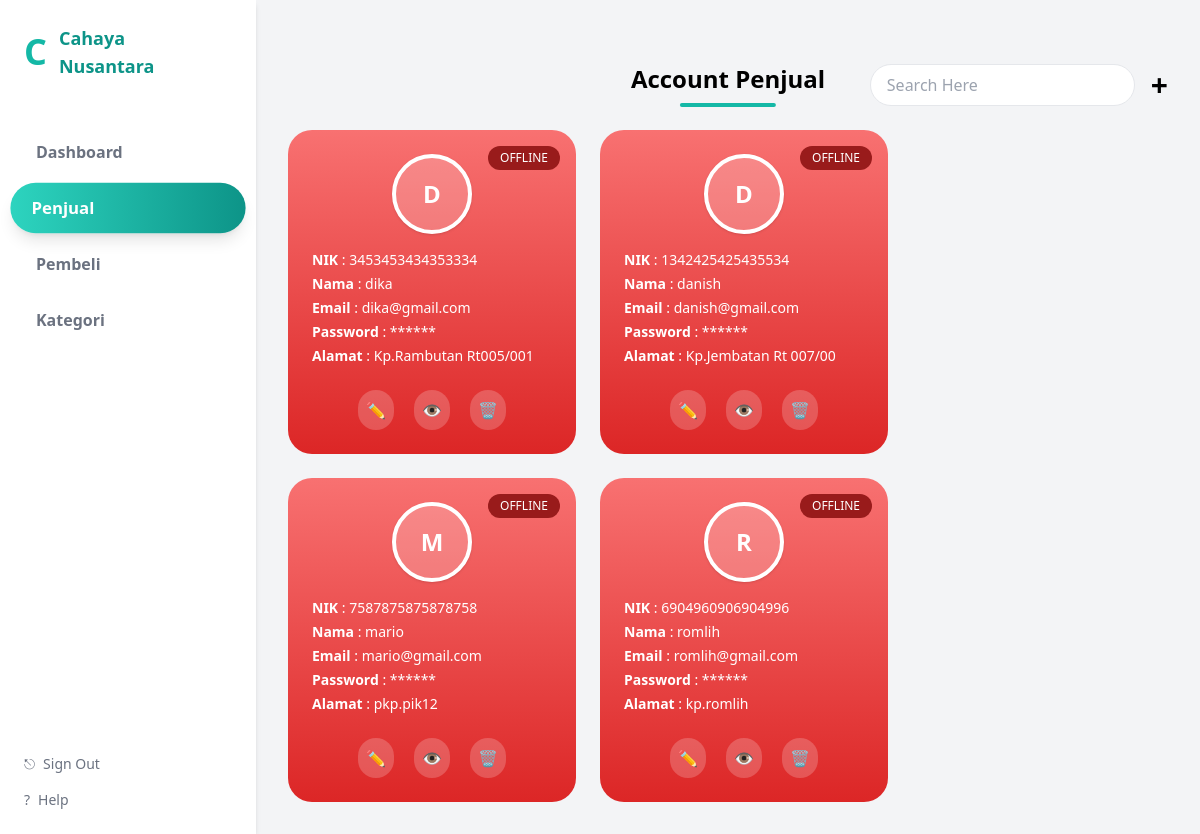
Page /super_admin/admin.php on the earlier database version.
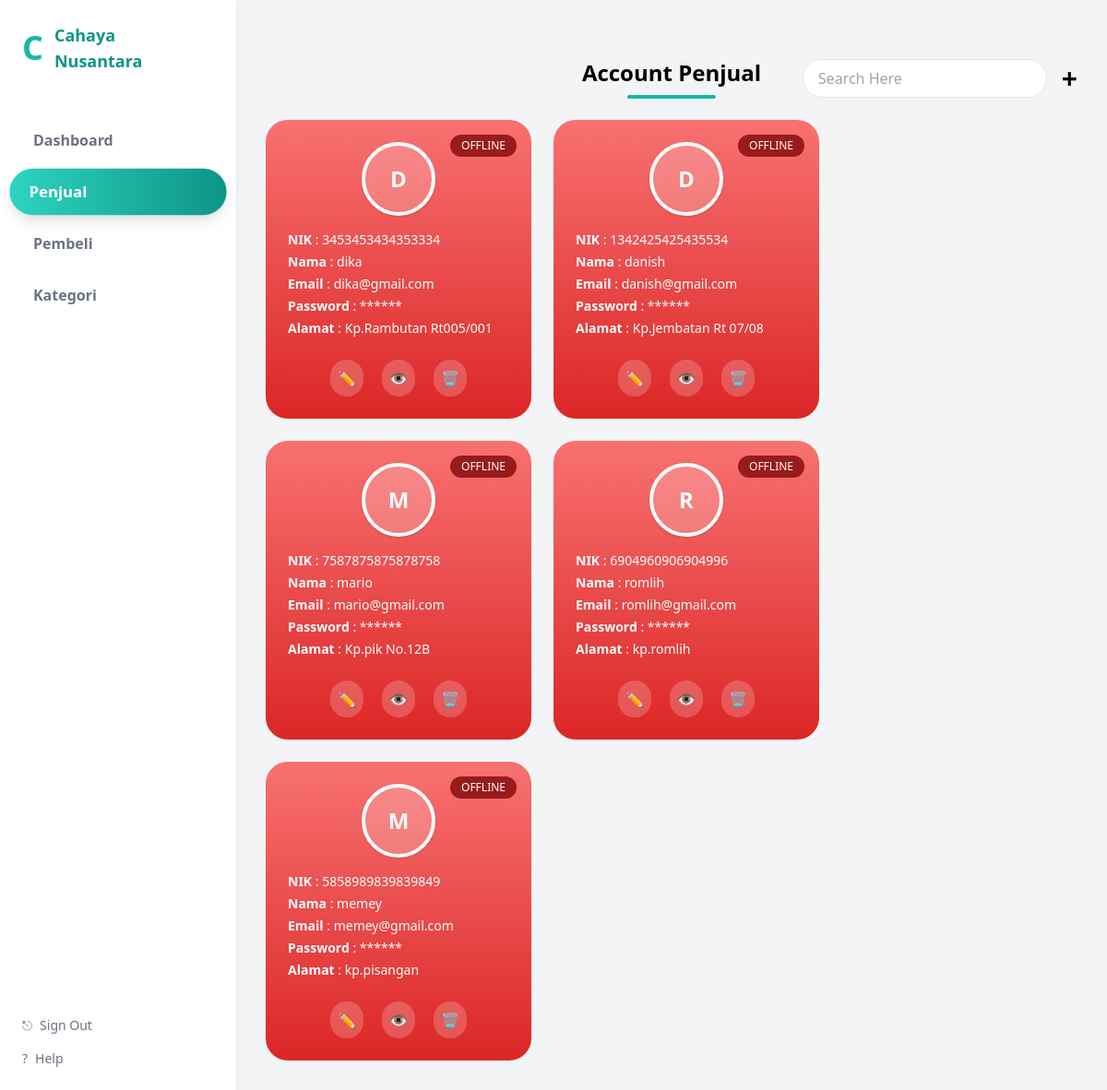
Same page on the later database version.
### tables this page shows
CREATE TABLE `users` (
  `id` int NOT NULL,
  `role_id` int NOT NULL,
  `nik` char(16) NOT NULL,
  `nama` varchar(100) NOT NULL,
  `email` varchar(100) NOT NULL,
  `password` varchar(255) NOT NULL,
  `created_at` timestamp NOT NULL DEFAULT CURRENT_TIMESTAMP,
  `alamat` text,
  `foto` varchar(255) DEFAULT NULL,
  `reset_token` varchar(255) DEFAULT NULL,
  `reset_expired` datetime DEFAULT NULL,
  `status_login` enum('online','offline') DEFAULT 'offline',
  `is_active` tinyint(1) DEFAULT '1'
);

### super_admin/admin.php (the view, shortened to what this page needs)
<?php
include '../config/koneksi.php';
$query = mysqli_query($conn, "
    SELECT *
    FROM users
    WHERE role_id = 2
");
?>
<!DOCTYPE html>
<html lang="id">
<head>
    <script src="https://cdn.tailwindcss.com"></script>
</head>
<body class="bg-gray-100 font-sans">
    <div class="flex min-h-screen">
        <?php include '../layouts/sidebar.php'; ?>
        <main class="flex-1 p-8">
            <div class="relative flex items-center mb-6">
                <h1 class="absolute left-1/2 -translate-x-1/2 text-2xl font-semibold">
                    Account Penjual
                    <span class="block w-24 h-1 bg-teal-500 mx-auto mt-2 rounded-full"></span>
                </h1>
                <div class="ml-auto flex items-center gap-4">
                    <input
                        id="searchPenjual"
                        type="text"
                        placeholder="Search Here"
                        class="px-4 py-2 rounded-full border focus:outline-none">
                    <a href="tambah_penjual.php" class="text-3xl font-bold">+</a>
                </div>
            </div>
            <div class="flex gap-6 flex-wrap">
                <?php while ($row = mysqli_fetch_assoc($query)) : ?>
                    <?php
                    $path_server = $_SERVER['DOCUMENT_ROOT'] . '/' . $row['foto'];
                    $path_url    = '/' . $row['foto'];
                    $ada_foto    = !empty($row['foto']) && file_exists($path_server);
                    ?>
                    <?php
                    $bgCard = ($row['status_login'] === 'online')
                        ? 'bg-gradient-to-b from-green-400 to-green-600'
                        : 'bg-gradient-to-b from-red-400 to-red-600';
                    ?>
                    <div id="penjual-<?= $row['id'] ?>"
                        class="penjual-card relative w-72 rounded-3xl p-6 text-white <?= $bgCard ?>">
                        <span id="status-<?= $row['id'] ?>"
                            class="absolute top-4 right-4 text-xs px-3 py-1 rounded-full
                            <?= $row['status_login'] === 'online' ? 'bg-green-800' : 'bg-red-800' ?>">
                            <?= strtoupper($row['status_login']) ?>
                        </span>
                        <div class="flex justify-center mb-4">
                            <div class="w-20 h-20 rounded-full border-4 border-white shadow
                                    flex items-center justify-center bg-white/20 overflow-hidden">
                            <?php if ($ada_foto): ?>
                                <img src="<?= $path_url ?>" class="w-full h-full object-cover">
                            <?php else: ?>
                                <?php
                                    $nama = trim($row['nama']);
                                    $inisial = strtoupper(substr($nama, 0, 1));
                                ?>
                                <span class="text-2xl font-bold text-white">
                                    <?= $inisial ?>
                                </span>
                            <?php endif; ?>
                            </div>
                        </div>
                        <div class="text-sm space-y-1">
                            <p><b>NIK</b> : <?= $row['nik'] ?></p>
                            <p><b>Nama</b> : <?= $row['nama'] ?></p>
                            <p><b>Email</b> : <?= $row['email'] ?></p>
                            <p><b>Password</b> : ******</p>
                            <p><b>Alamat</b> : <?= $row['alamat'] ?: '-' ?></p>
                        </div>
                        <div class="flex justify-center gap-5 mt-6">
                            <a href="edit_penjual.php?id=<?= $row['id'] ?>"
                                class="p-2 rounded-full bg-white/20 hover:bg-yellow-400">✏️</a>
                            <a href="detail_penjual.php?id=<?= $row['id'] ?>"
                                class="p-2 rounded-full bg-white/20 hover:bg-blue-400">👁️</a>
                            <?php
                            $disableHapus = (
                                $row['status_login'] === 'online' ||
                                $row['id'] == $_SESSION['user_id']
                            );
                            ?>
                            <button
                        data-id="<?= $row['id'] ?>"
                        class="btn-hapus p-2 rounded-full
                         <?= $disableHapus
                        ? 'bg-gray-400 cursor-not-allowed opacity-50'
                        : 'bg-white/20 hover:bg-red-500' ?>"
                                <?= $disableHapus ? 'disabled' : '' ?>>
                                🗑️
                            </button>
                        </div>
                    </div>
                <?php endwhile; ?>
            </div>
        </main>
    </div>
</body>
</html>

### layouts/sidebar.php
<?php
$currentPage = basename($_SERVER['PHP_SELF']);
?>
<aside class="w-64 bg-white shadow-md flex flex-col justify-between min-h-screen">
    <div>
        <div class="flex items-center gap-3 px-6 py-6">
            <span class="text-4xl font-bold text-teal-500">C</span>
            <h1 class="text-lg font-bold text-teal-600">
                Cahaya<br>Nusantara
            </h1>
        </div>
        <nav class="mt-6 space-y-2 px-4">
           <a href="dashboard.php"
   class="block px-5 py-3 rounded-full font-semibold transition-all duration-200
   <?= $currentPage == 'dashboard.php'
      ? 'bg-gradient-to-r from-teal-400 to-teal-600 text-white shadow-lg scale-105'
      : 'text-gray-500 hover:bg-gray-100 hover:text-teal-600 active:scale-95' ?>">
    Dashboard
</a>
           <a href="admin.php"
   class="block px-5 py-3 rounded-full font-semibold transition-all duration-200
   <?= $currentPage == 'admin.php'
      ? 'bg-gradient-to-r from-teal-400 to-teal-600 text-white shadow-lg scale-105'
      : 'text-gray-500 hover:bg-gray-100 hover:text-teal-600 active:scale-95' ?>">
    Penjual
</a>
          <a href="pembeli.php"
   class="block px-5 py-3 rounded-full font-semibold transition-all duration-200
   <?= $currentPage == 'pembeli.php'
      ? 'bg-gradient-to-r from-teal-400 to-teal-600 text-white shadow-lg scale-105'
      : 'text-gray-500 hover:bg-gray-100 hover:text-teal-600 active:scale-95' ?>">
    Pembeli
</a>
<a href="kategori.php"
   class="block px-5 py-3 rounded-full font-semibold transition-all duration-200
   <?= $currentPage == 'kategori.php'
      ? 'bg-gradient-to-r from-teal-400 to-teal-600 text-white shadow-lg scale-105'
      : 'text-gray-500 hover:bg-gray-100 hover:text-teal-600 active:scale-95' ?>">
    Kategori
</a>
        </nav>
    </div>
    <div class="px-6 pb-6 space-y-4 text-gray-500 text-sm">
        <a href="../logout.php"
           class="flex items-center gap-2 transition-all duration-200
                  hover:text-red-500 active:scale-95">
            ⎋ <span>Sign Out</span>
        </a>
    <div onclick="window.location.href='/help.php'"
        class="flex items-center gap-2 cursor-pointer transition-all duration-200
                hover:text-teal-600 active:scale-95">
        ? <span>Help</span>
    </div>
    </div>
</aside>

Differences in the rows shown:
changed users "danish": alamat "Kp.Jembatan Rt 007/00" → "Kp.Jembatan Rt 07/08"
changed users "mario": alamat "pkp.pik12" → "Kp.pik No.12B"
added users: status_login "OFFLINE", nama "M", nik "5858989839839849", nama "memey", email "memey@gmail.com", alamat "kp.pisangan"
